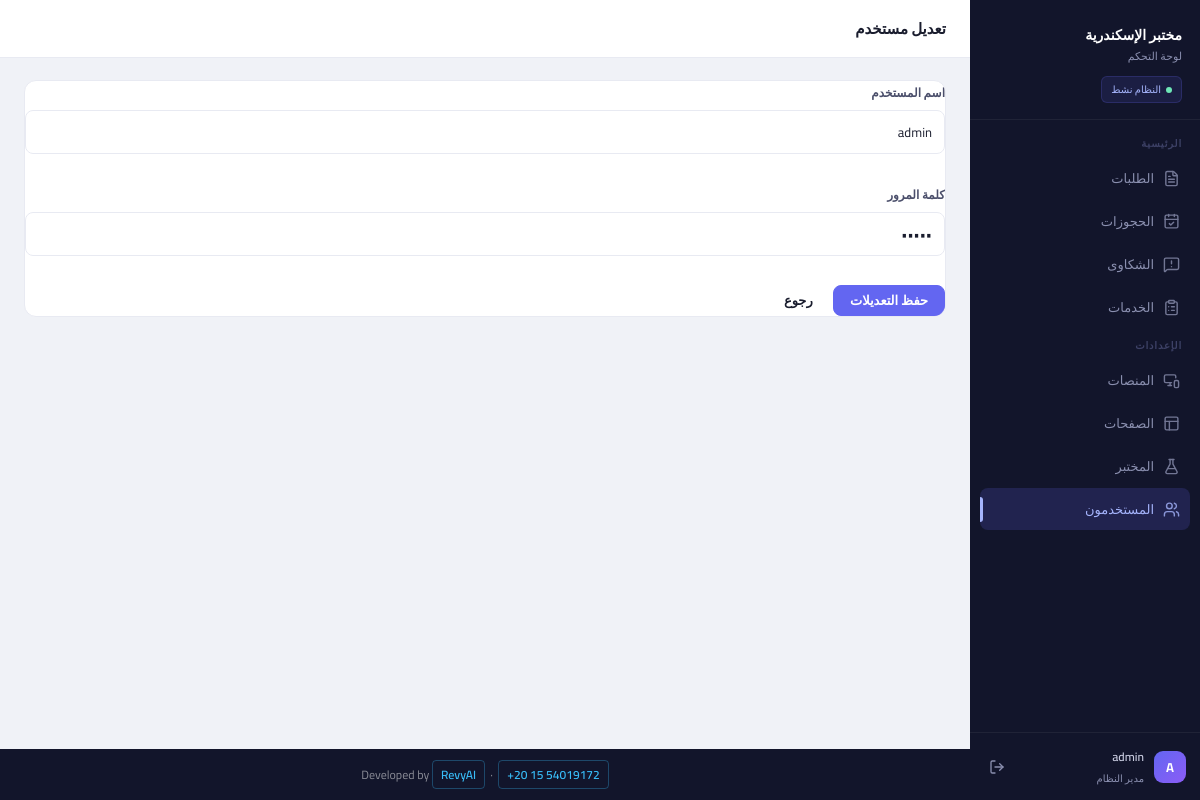
Screenshot of /users/1/edit (signed in) with the database file from the repository.
### models/models.py (models this page shows)
class User(db.Model, UserMixin):
    __tablename__ = "users"
    id = db.Column(db.Integer, primary_key=True)
    username = db.Column(db.String(50), unique=True, nullable=False)
    password = db.Column(db.String(50), nullable=False)

### app.py (the view, shortened to what this page needs)
@app.route('/users/<int:user_id>/edit', methods=['GET', 'POST'])
@login_required
def edit_user(user_id):
    user, message = UserService.get_user_by_id(user_id)
    if not user:
        flash(message, 'danger')
        return redirect(url_for('users'))
    return render_template('edit_user.html', user=user)

### app.py (called while the page is built)
@login_manager.user_loader
def load_user(user_id):
    return db.session.get(User, int(user_id))

@app.context_processor
def inject_globals():
    from models.models import Inquiry, Status
    try:
        pending_count = Inquiry.query.filter_by(status=Status.PENDING).count()
    except Exception:
        pending_count = 0
    return dict(pending_inquiries_count=pending_count)

### software_services/user_services.py (called while the page is built)
    @staticmethod
    def get_user_by_id(user_id):
        user = User.query.get(user_id)
        if user:
            return user, "تم العثور على المستخدم"
        else:
            return None, "المستخدم غير موجود"

### templates/edit_user.html (shortened to what this page needs)
{% extends "base.html" %}
{% block topbar_title %}
تعديل مستخدم
{% endblock %}
{% block content %}
<form method="POST" class="card">
    <div class="form-group">
        <label>اسم المستخدم</label>
        <input
            type="text"
            name="name"
            value="{{ user.username }}"
            class="form-control"
            required>
    </div>
    <br>
    <div class="form-group">
        <label>كلمة المرور</label>
        <input
            type="password"
            name="password"
            value="{{ user.password }}"
            class="form-control"
            required>
    </div>
    <br>
    <button class="btn btn-primary">
        حفظ التعديلات
    </button>
    <a href="{{ url_for('users') }}"
       class="btn btn-secondary">
        رجوع
    </a>
</form>
{% endblock %}

### templates/base.html (shortened to what this page needs)
<!DOCTYPE html>
<html lang="ar" dir="rtl">
<head>
  <link rel="stylesheet" href="{{ url_for('static', filename='css/style.css') }}">
</head>
<body>
<aside class="sidebar" id="sidebar">
  <div class="sidebar-logo">
    <div class="lab-name">مختبر الإسكندرية</div>
    <div class="lab-sub">لوحة التحكم</div>
    <div class="sidebar-status">النظام نشط</div>
  </div>
  <div class="nav-section">
    <p class="nav-section-label">الرئيسية</p>
    <a href="{{ url_for('list_inquiries') }}"
       class="nav-item {% if request.endpoint == 'list_inquiries' %}active{% endif %}">
      <i data-lucide="file-text" class="nav-icon"></i>
      الطلبات
    </a>
    <a href="{{ url_for('list_bookings') }}"
       class="nav-item {% if request.endpoint == 'list_bookings' %}active{% endif %}">
      <i data-lucide="calendar-check" class="nav-icon"></i>
      الحجوزات
    </a>
    <a href="{{ url_for('list_complaints') }}"
       class="nav-item {% if request.endpoint == 'list_complaints' %}active{% endif %}">
      <i data-lucide="message-square-warning" class="nav-icon"></i>
      الشكاوى
    </a>
    <a href="{{ url_for('list_services') }}"
       class="nav-item {% if request.endpoint in ['list_services','create_service','edit_service'] %}active{% endif %}">
      <i data-lucide="clipboard-list" class="nav-icon"></i>
      الخدمات
    </a>
    <p class="nav-section-label">الإعدادات</p>
    <a href="{{ url_for('list_platforms') }}"
       class="nav-item {% if request.endpoint in ['list_platforms','create_platform','edit_platform'] %}active{% endif %}">
      <i data-lucide="monitor-smartphone" class="nav-icon"></i>
      المنصات
    </a>
    <a href="{{ url_for('list_pages') }}"
       class="nav-item {% if request.endpoint in ['list_pages','create_page','edit_page'] %}active{% endif %}">
      <i data-lucide="layout" class="nav-icon"></i>
      الصفحات
    </a>
    <a href="{{ url_for('laboratory_settings') }}"
       class="nav-item {% if request.endpoint == 'laboratory_settings' %}active{% endif %}">
      <i data-lucide="flask-conical" class="nav-icon"></i>
      المختبر
    </a>
    <a href="{{ url_for('users') }}"
       class="nav-item {% if request.endpoint in ['users','create_user','edit_user'] %}active{% endif %}">
      <i data-lucide="users" class="nav-icon"></i>
      المستخدمون
    </a>
  </div>
  <div class="sidebar-footer">
    <div class="sidebar-user">
      <div class="avatar">{{ current_user.username[0]|upper }}</div>
      <div class="user-info">
        <div class="user-name">{{ current_user.username }}</div>
        <div class="user-role">مدير النظام</div>
      </div>
      <a href="{{ url_for('logout') }}" class="logout-btn" title="تسجيل الخروج">
        <i data-lucide="log-out" style="width:16px;height:16px;"></i>
      </a>
    </div>
  </div>
</aside>
<div class="main-wrapper">
  <div class="topbar">
    <div class="topbar-left">
      <div class="topbar-title">{% block topbar_title %}{% endblock %}</div>
    </div>
  </div>
  <main class="main-content">
    {% block content %}{% endblock %}
  </main>
  <div class="site-footer">
    Developed by
    <a href="https://revyai.tech" target="_blank">RevyAI</a>
    &nbsp;·&nbsp;
    <a href="https://wa.me/201554019172" target="_blank">+20 15 54019172</a>
  </div>
</div>
</body>
</html>

### rows the page displays
User: username "A", username "admin", name "admin"
